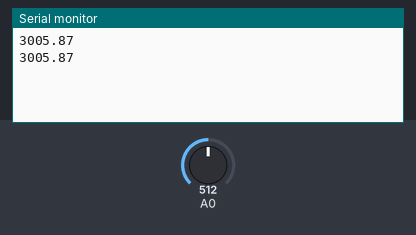
This sketch was run on a simulated Arduino Uno, built with avr-gcc and run on an emulated ATmega328P. On the bench: the last lines printed to the serial monitor. The test bench sets the inputs (shaded band); at power-on: A0 = 512.

Above: at 1.8 s.
1.9 s: A0 set to 1011
At 2.8 s:
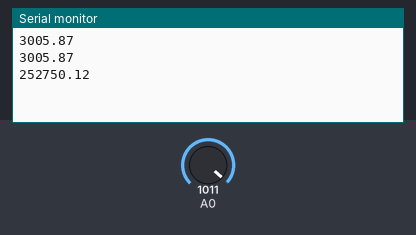
3.4 s: A0 set to 1023
At 4.4 s:
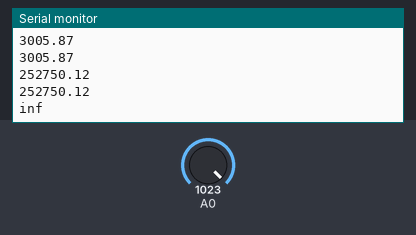

Measured:
- the behaviour switches between 1022 and 1023 on A0 (found by bisection; images 1 and 2)
- after the input at 1.9 s, the serial monitor: prints a new line after 0.10 s (image 1)
- after the input at 3.4 s, the serial monitor: prints a new line after 0.60 s (image 2)

The sketch:

lab7_2Resist.ino
```cpp
void setup() {
  // put your setup code here, to run once:
  Serial.begin(9600);
  pinMode(A0, INPUT);
}

void loop() {
  // put your main code here, to run repeatedly:
  float R = 3000.0;
  float Vsensor = analogRead(A0)*5.0/1023;//=5*Rsensor/(R+Rsensor); R+Rsensor=5*Rsensor/Vsensor; Rsensor(5/Vsensor-1)=R
  float Rsensor = 0;
  Rsensor = R/(5.0/Vsensor-1);

  Serial.println(Rsensor);
  delay(1000);
}
```
